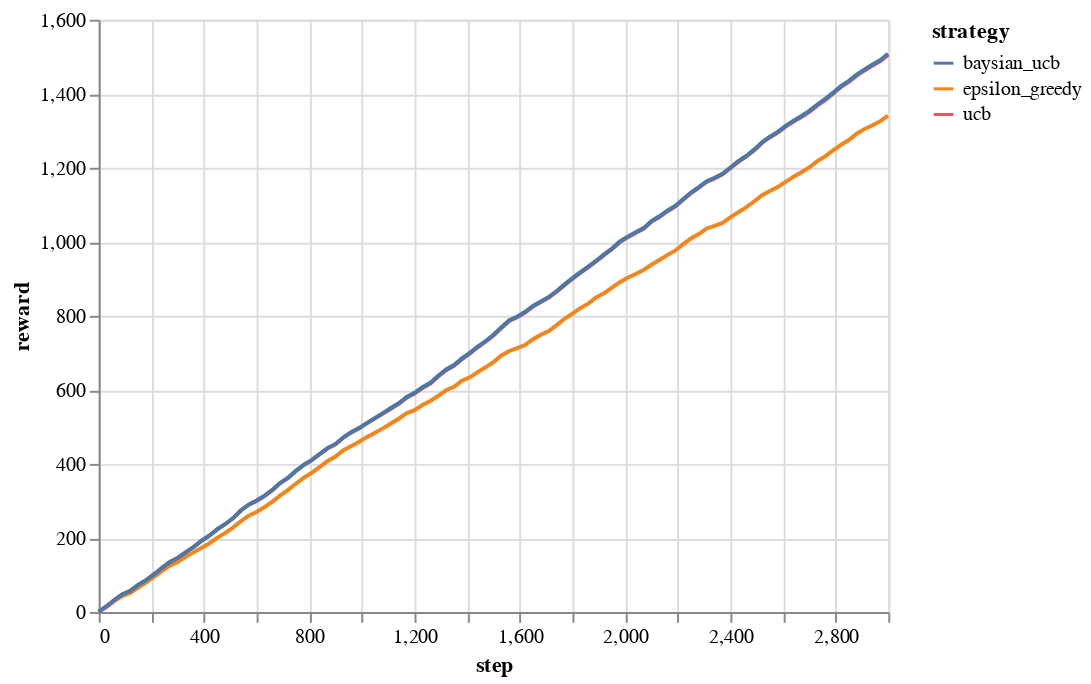

Here is the notebook cell this chart was saved with:
### Code cell
env.altair_chart_reward()

### Figure 1 — Vega-Lite specification as saved in the notebook (floating-point values rounded to 4 significant figures; data arrays with more than 128 entries replaced by an {"elided": "..."} marker saying what was removed)
{"config": {"view": {"continuousWidth": 400, "continuousHeight": 300}}, "data": {"name": "data-13e398036b3654f9d503059e183586e8"}, "mark": "line", "encoding": {"color": {"type": "nominal", "field": "strategy"}, "x": {"type": "quantitative", "field": "step"}, "y": {"type": "quantitative", "field": "reward"}}, "$schema": "https://vega.github.io/schema/vega-lite/v4.8.1.json", "datasets": {"data-13e398036b3654f9d503059e183586e8": {"elided": "303 records"}}}
